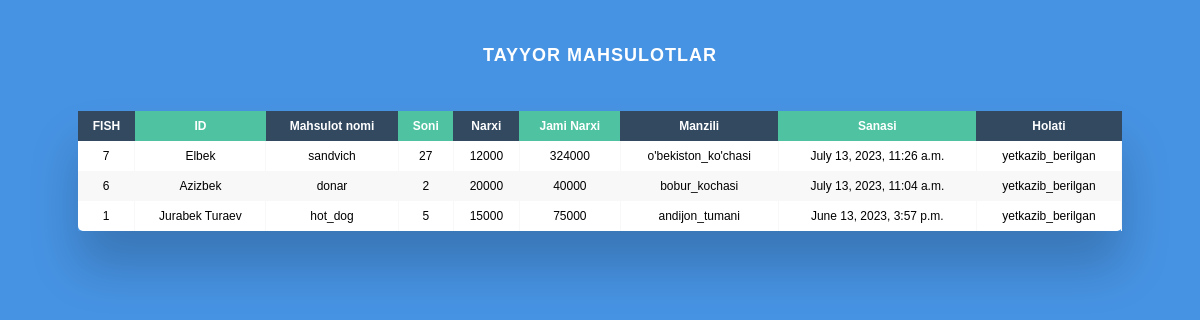
The page /completed_product/ on the database its author committed.
### my_app/models.py (models this page shows, shortened)
class Dostavka(models.Model):
    fullname = models.CharField( max_length=300)
    title = models.CharField(max_length=200,choices=PRODUCT,default=0)
    count = models.PositiveBigIntegerField(default=1, null=True, blank=True)
    price = models.PositiveBigIntegerField(default=0, null=True, blank=True)
    all_price = models.PositiveBigIntegerField(default=0, null=True, blank=True)
    location = models.CharField(max_length=200,choices=LOCATION,default=0)
    created_at = models.DateTimeField(auto_now_add=True)
    status = models.CharField(max_length=200, choices=STATUS, default=0)
    class Meta:
        ordering = ['id']
        verbose_name = 'Dostavka'
        verbose_name_plural = 'Dostavka'
    def product_price(self):
        return self.price * self.count

### my_app/views.py (the view)
# urls.py: path('completed_product/',completed_product),
def completed_product(request):
    products = Dostavka.objects.filter(status='yetkazib_berilgan').order_by('-id')
    context = {
        'products':products,
    }
    return render(request, "completed_product.html", context)

### my_app/templates/completed_product.html (shortened to what this page needs)
<!DOCTYPE html>
<html lang="en">
<head>
</head>
<body>
    <h2>Tayyor Mahsulotlar</h2>
<div class="table-wrapper">
    <table class="fl-table">
        <thead>
        <tr>
            <th>FISH</th>
            <th>ID</th>
            <th>Mahsulot nomi</th>
            <th>Soni</th>
            <th>Narxi</th>
            <th>Jami Narxi</th>
            <th>Manzili</th>
            <th>Sanasi</th>
            <th>Holati</th>
        </tr>
        </thead>
        <tbody>
            {% for product in products %}
            <tr>
                <td>{{ product.id }}</td>
                <td>{{ product.fullname }}</td>
                <td>{{ product.title }}</td>
                <td>{{ product.count }}</td>
                <td>{{ product.price }}</td>
                <td>{{ product.product_price }}</td>
                <td>{{ product.location }}</td>
                <td>{{ product.created_at }}</td>
                <td>{{ product.status }}</td>
            </tr>
            {% endfor %}
    </table>
</div>
</body>
</html>

### my_app/templates/completed_product.html (style rules this page uses)
* { box-sizing: border-box; -webkit-box-sizing: border-box; -moz-box-sizing: border-box; }
body { font-family: Helvetica; -webkit-font-smoothing: antialiased; background: rgba( 71, 147, 227, 1); }
h2 { text-align: center; font-size: 18px; text-transform: uppercase; letter-spacing: 1px; color: white; padding: 30px 0; }
.table-wrapper { margin: 10px 70px 70px; box-shadow: 0px 35px 50px rgba( 0, 0, 0, 0.2 ); }
.fl-table { border-radius: 5px; font-size: 12px; font-weight: normal; border: none; border-collapse: collapse; width: 100%; max-width: 100%; white-space: nowrap; background-color: white; }
.fl-table td, .fl-table th { text-align: center; padding: 8px; }
.fl-table td { border-right: 1px solid #f8f8f8; font-size: 12px; }
.fl-table thead th { color: #ffffff; background: #4FC3A1; }
.fl-table thead th:nth-child(odd) { color: #ffffff; background: #324960; }
.fl-table tr:nth-child(even) { background: #F8F8F8; }

### rows shown on the page
Dostavka: id "7", fullname "Elbek", title "sandvich", count "27", price "12000", product_price "324000", location "o'bekiston_ko'chasi", created_at "July 13, 2023, 11:26 a.m.", status "yetkazib_berilgan"
Dostavka: id "6", fullname "Azizbek", title "donar", count "2", price "20000", product_price "40000", location "bobur_kochasi", created_at "July 13, 2023, 11:04 a.m.", status "yetkazib_berilgan"
Dostavka: id "1", fullname "Jurabek Turaev", title "hot_dog", count "5", price "15000", product_price "75000", location "andijon_tumani", created_at "June 13, 2023, 3:57 p.m.", status "yetkazib_berilgan"
